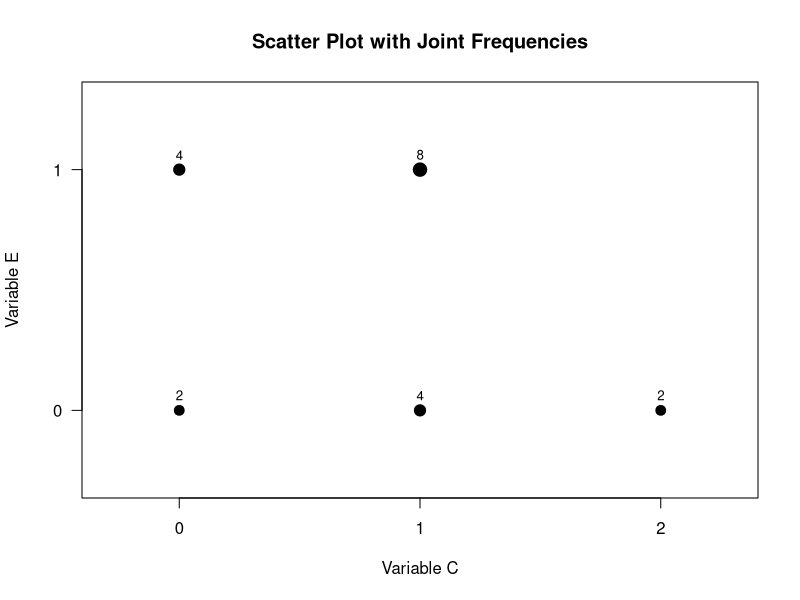

This chart was generated by the following R code:
options(digits = 10)

# CAMBIAR AQUÍ: data from the exercise
C <- c(0, 1, 1, 0, 1, 0, 1, 1, 1, 1,
       1, 0, 1, 0, 1, 1, 2, 0, 1, 2)

E <- c(0, 1, 1, 1, 1, 1, 1, 1, 0, 0,
       1, 1, 1, 0, 0, 0, 0, 1, 1, 0)

# Check the data
if (length(C) != length(E) || length(C) == 0) {
  stop("C and E must have the same positive number of observations.")
}

if (!is.numeric(C) || !is.numeric(E) ||
    any(!is.finite(C)) || any(!is.finite(E))) {
  stop("C and E must contain finite numeric values.")
}

# Calculate joint frequencies
tabla <- table(C, E)

# Display joint frequency table with marginal totals
print(addmargins(tabla))

# Convert the frequency table into numeric coordinates
datos <- as.data.frame(tabla)
names(datos) <- c("C", "E", "Frequency")

datos$C <- as.numeric(as.character(datos$C))
datos$E <- as.numeric(as.character(datos$E))

# Keep only observed combinations
datos <- datos[datos$Frequency > 0, ]

# Create the scatter plot without duplicated axes
plot(datos$C, datos$E,
     type = "n",
     xaxt = "n",
     yaxt = "n",
     xlim = range(C) + c(-0.3, 0.3),
     ylim = range(E) + c(-0.3, 0.3),
     main = "Scatter Plot with Joint Frequencies",
     xlab = "Variable C",
     ylab = "Variable E")

# Add the observed values to each axis
axis(1, at = sort(unique(C)))
axis(2, at = sort(unique(E)), las = 1)

# Draw points sized according to their frequencies
points(datos$C, datos$E,
       pch = 19,
       cex = 0.8 + 0.35 * sqrt(datos$Frequency))

# Add frequency labels
text(datos$C, datos$E,
     labels = datos$Frequency,
     pos = 3,
     cex = 0.8)

# Display the joint frequency data
print(datos)
